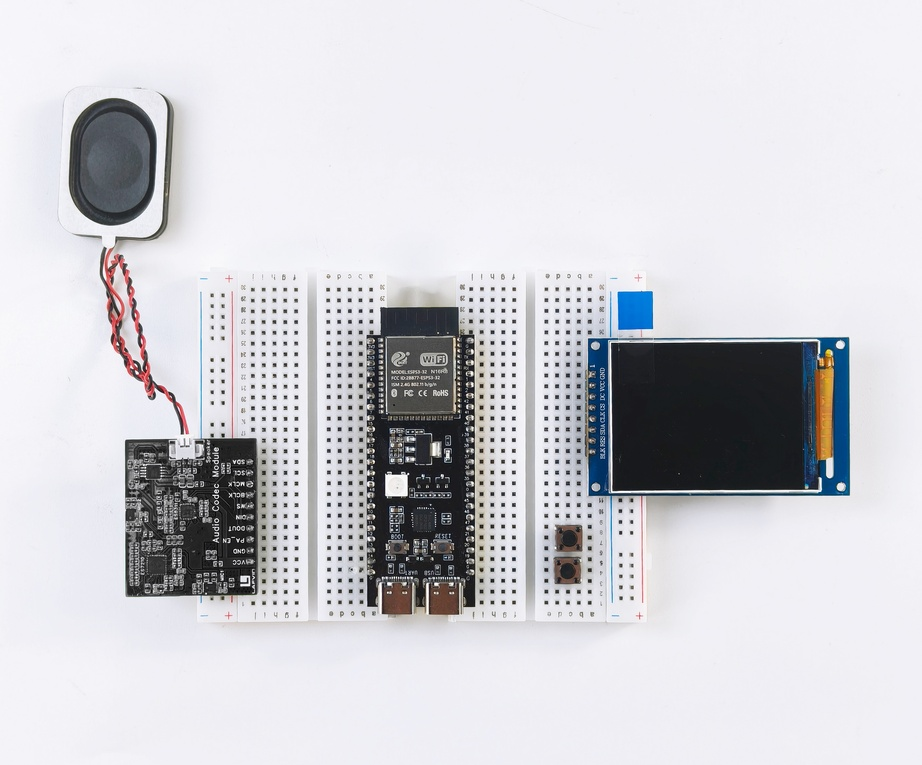
#> input picture ESP32S3AI.jpg, 922 x 765 px, shrunk from 2819 x 2339 before the run
$ python -i hole_detector.py   (imports and definitions only)
#> lines starting #> are read from the running program, lines starting #| are printed output that depends on the picture; after the words box and inside, x2 and y2 are one past the last pixel; in counts of white or black regions, pixels touching at a corner belong together
#> further down, picture is the input picture: shape (765, 922, 3); mean B, G, R 212, 207, 207.2
#!/usr/bin/env python
# -*- coding: utf-8 -*-

import cv2
import numpy as np
from dataclasses import dataclass
from typing import List, Tuple, Optional

@dataclass
class Hole:
    """表示面包板上的一个孔"""
    x: int
    y: int
    radius: float = 3.0

    # [4 lines left out: function position, not called in this run]

class HoleDetector:
    """面包板孔检测器"""

    def __init__(self):
        # 检测参数
        self.min_area = 10
        self.max_area = 500
        self.min_circularity = 0.5
        self.distance_threshold = 10

    # [7 lines left out: function set_params, not called in this run]

    def detect(self, image: np.ndarray) -> List[Hole]:
        """
        检测图像中的面包板孔

        Args:
            image: 输入图像，BGR格式

        Returns:
            检测到的孔列表
        """
        # 转换为灰度图
        gray = cv2.cvtColor(image, cv2.COLOR_BGR2GRAY)

        # 应用高斯模糊减少噪声
        blurred = cv2.GaussianBlur(gray, (5, 5), 0)
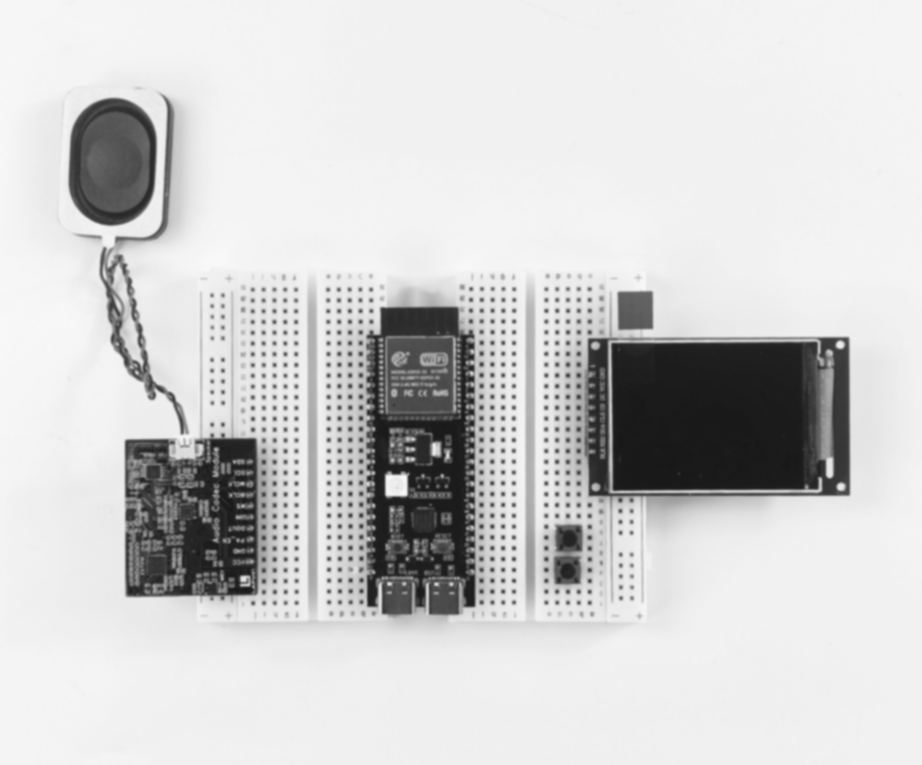
#> blurred: shape (765, 922); min 24, max 249, mean 207.6

        # 使用自适应阈值处理
        thresh = cv2.adaptiveThreshold(
            blurred, 255, cv2.ADAPTIVE_THRESH_GAUSSIAN_C,
            cv2.THRESH_BINARY_INV, 11, 2
        )
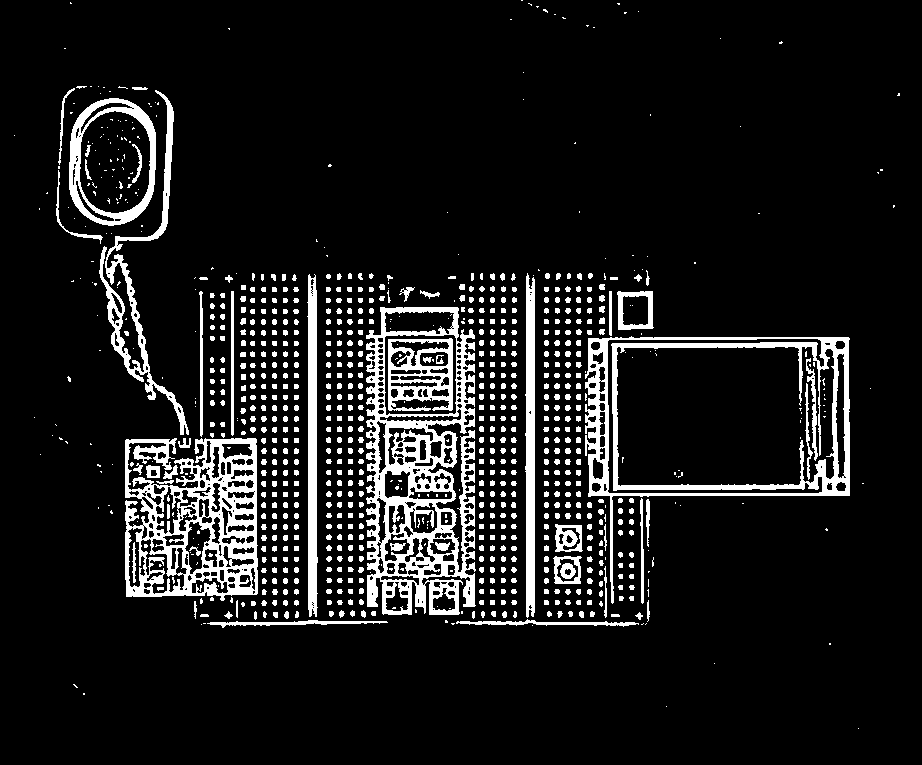
#> thresh: shape (765, 922); 10.4% white; 961 white regions (295 under 20 px), largest, box (x1, y1, x2, y2) and area: (366, 307, 476, 615) 14304, (125, 438, 258, 601) 10766, (585, 336, 850, 604) 9485

        # 形态学操作以改善孔的形状
        kernel = np.ones((3, 3), np.uint8)
        opening = cv2.morphologyEx(thresh, cv2.MORPH_OPEN, kernel, iterations=1)
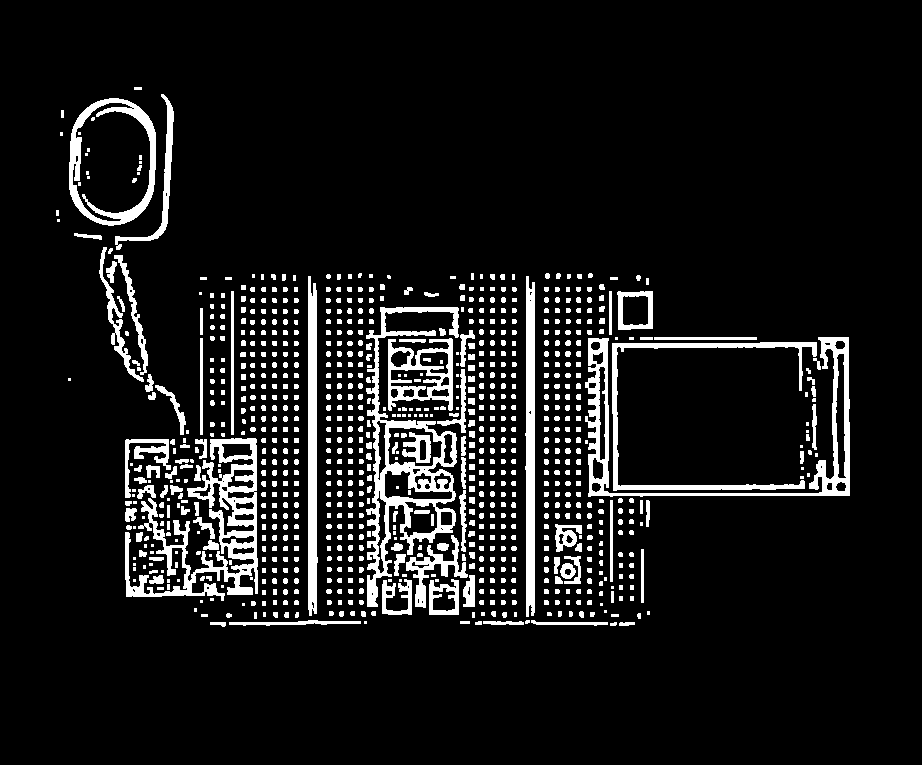
#> opening: shape (765, 922); 9.3% white; 907 white regions (165 under 20 px)

        # 查找轮廓
        contours, _ = cv2.findContours(
            opening, cv2.RETR_EXTERNAL, cv2.CHAIN_APPROX_SIMPLE
        )
#> contours = 879 contours, 757 with area under 20; largest, box (x1, y1, x2, y2) and area: (366, 307, 459, 607) 10292, (69, 98, 156, 226) 9173, (125, 438, 258, 601) 6716, (585, 337, 850, 497) 6192, (388, 338, 453, 411) 3365

        # 分析轮廓并提取孔
        holes = []
        for contour in contours:
            area = cv2.contourArea(contour)

            # 过滤面积
            if self.min_area < area < self.max_area:
                # 计算周长
                perimeter = cv2.arcLength(contour, True)

                # 计算圆形度 (4π·面积/周长²)
                circularity = 0
                if perimeter > 0:
                    circularity = 4 * np.pi * area / (perimeter * perimeter)

                # 过滤非圆形物体
                if circularity > self.min_circularity:
                    M = cv2.moments(contour)
                    if M["m00"] != 0:
                        cx = int(M["m10"] / M["m00"])
                        cy = int(M["m01"] / M["m00"])

                        # 计算等效半径
                        radius = np.sqrt(area / np.pi)

                        holes.append(Hole(cx, cy, radius))
#> this loop made 879 passes
#> (area, perimeter, circularity, cx, cy, radius) on pass 27: (21, 17.66, 0.846, 581, 613, 2.59)
#> (area, perimeter, circularity) on passes 1, 3, 4, 8, 10, 62: (37, 35.66, 0.366), (37.5, 36.24, 0.359), (95, 88.14, 0.154), (157, 158.5, 0.0785), (292, 271, 0.05), (22, 26, 0.409)
#> after the loop, holes = 679 items

        # 对孔进行聚类，合并相近的孔
        merged_holes = self._merge_nearby_holes(holes)

        return merged_holes

    def _merge_nearby_holes(self, holes: List[Hole]) -> List[Hole]:
        """合并相近的孔"""
        if not holes:
            return []

        # 按x坐标排序
        sorted_holes = sorted(holes, key=lambda h: h.x)
#> sorted_holes = 679 items

        merged = []
        current_group = [sorted_holes[0]]

        for i in range(1, len(sorted_holes)):
            current_hole = sorted_holes[i]
            prev_hole = current_group[-1]

            # 计算距离
            distance = np.sqrt((current_hole.x - prev_hole.x)**2 +
                              (current_hole.y - prev_hole.y)**2)

            if distance < self.distance_threshold:
                # 合并到当前组
                current_group.append(current_hole)
            else:
                # 处理当前组并开始新组
                if current_group:
                    # 计算组中所有孔的平均位置
                    avg_x = sum(h.x for h in current_group) // len(current_group)
                    avg_y = sum(h.y for h in current_group) // len(current_group)
                    avg_radius = sum(h.radius for h in current_group) / len(current_group)

                    merged.append(Hole(avg_x, avg_y, avg_radius))

                current_group = [current_hole]
#> this loop made 678 passes
#> (distance, avg_x, avg_y, avg_radius) on passes 1 to 12: (144.8, 62, 113, 2.11), (84.72, 109, 250, 2.03), (169, 126, 333, 1.87), (25.02, 127, 502, 2.52), (439.1, 128, 527, 2.33), (448, 137, 88, 2.11), (68, 138, 536, 3.76), (85.09, 138, 468, 2.71), (15.52, 142, 553, 3.17), (142.1, 146, 538, 1.99), (192.2, 151, 396, 3.27), (65.01, 160, 588, 1.95)
#> (distance, avg_x) on pass 29: (11, 211)

        # 处理最后一组
        if current_group:
            avg_x = sum(h.x for h in current_group) // len(current_group)
            avg_y = sum(h.y for h in current_group) // len(current_group)
            avg_radius = sum(h.radius for h in current_group) / len(current_group)

            merged.append(Hole(avg_x, avg_y, avg_radius))

        return merged

    # [77 lines left out: functions detect_grid, visualize, not called in this run]

>>> import cv2
>>> picture = cv2.imread('ESP32S3AI.jpg')
>>> result = HoleDetector().detect(picture)
